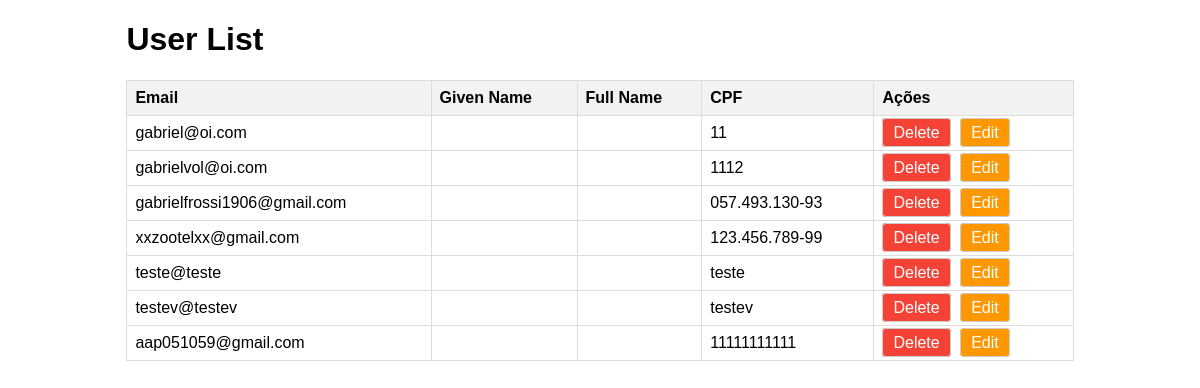
The app's page /admin_page.php with its own data.
### tables this page shows
CREATE TABLE `usuarios` (
  `id` int(11) NOT NULL,
  `nome` varchar(100) NOT NULL,
  `cpf` varchar(14) NOT NULL,
  `email` varchar(100) NOT NULL,
  `senha` varchar(255) NOT NULL,
  `funcao` enum('ilhado','voluntario') NOT NULL
);

### admin_page.php (the view, shortened to what this page needs)
<!DOCTYPE html>
<html lang="en">
<head>
</head>
<body>
    <div class="container">
        <h1>User List</h1>
        <table>
            <thead>
                <tr>
                    <th>Email</th>
                    <th>Given Name</th>
                    <th>Full Name</th>
                    <th>CPF</th>
                    <th>Ações</th>
                </tr>
            </thead>
            <tbody>
                <?php
                include 'connection_db.php';
                $rs = $conn->query("SELECT * FROM usuarios");
                while($row = $rs->fetch(PDO::FETCH_OBJ)){
                    echo "<tr>";
                    echo "<td>{$row->email}</td>";
                    echo "<td>{$row->given_name}</td>";
                    echo "<td>{$row->full_name}</td>";
                    echo "<td>{$row->cpf}</td>";
                    echo "<td>
                            <a href='?delete_id={$row->id}' class='btn btn-danger'>Delete</a>
                            <a href='?update_id={$row->id}' class='btn btn-warning'>Edit</a>
                          </td>";
                    echo "</tr>";
                }
                ?>
            </tbody>
        </table>
    </div>
</body>
</html>

### admin_page.php (style rules this page uses)
body { font-family: sans-serif; }
.container { width: 80%; margin: 0 auto; }
table { width: 100%; border-collapse: collapse; }
th, td { padding: 8px; border: 1px solid #ddd; text-align: left; }
th { background-color: #f2f2f2; }
.btn { padding: 5px 10px; text-decoration: none; border: 1px solid #ccc; border-radius: 4px; margin-right: 5px; }
.btn-danger { background-color: #f44336; color: white; }
.btn-warning { background-color: #ff9800; color: white; }

### records on screen
usuarios: email "gabriel@oi.com", cpf "11"
usuarios: email "gabrielvol@oi.com", cpf "1112"
usuarios: email "gabrielfrossi1906@gmail.com", cpf "057.493.130-93"
usuarios: email "xxzootelxx@gmail.com", cpf "123.456.789-99"
usuarios: email "teste@teste", cpf "teste"
usuarios: email "testev@testev", cpf "testev"
usuarios: email "aap051059@gmail.com", cpf "11111111111"
